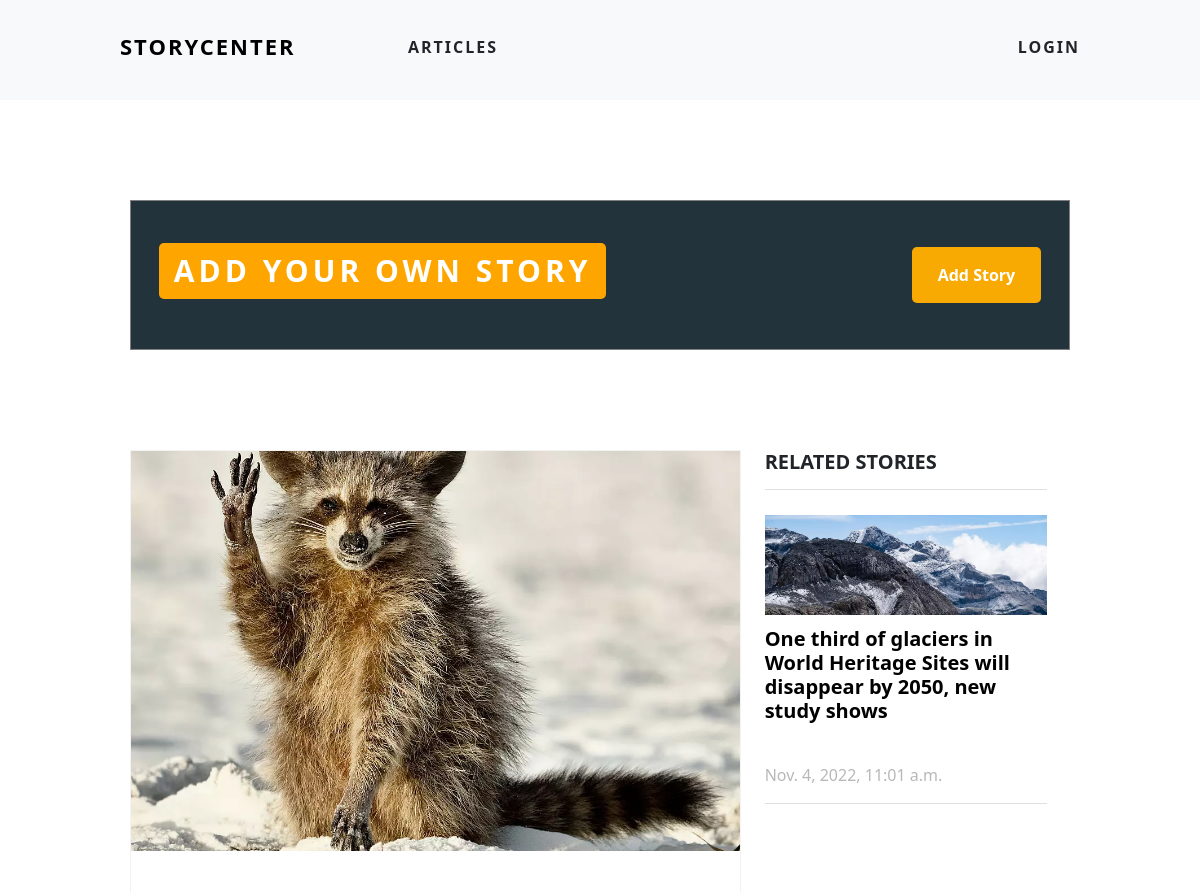
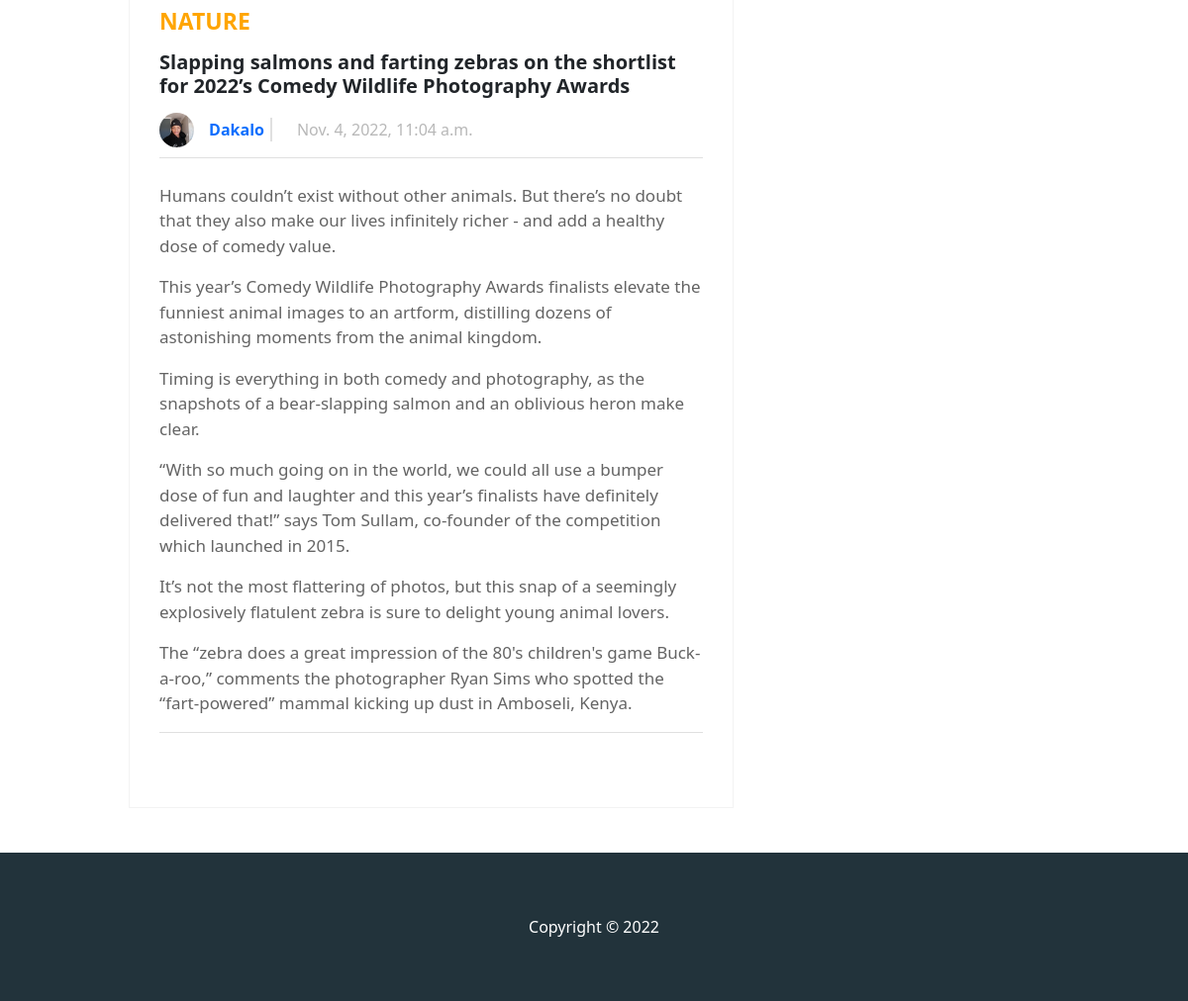
The page /article/38/ on the database its author committed (2 pictures, top to bottom).
### articles/models.py (models this page shows, shortened)
class Article(models.Model):
    CATEGOTY = (
        ('Sport', 'Sport'),
        ('Nature', 'Nature'),
        ('Travel', 'Travel'),
        ('Lifestyle', 'Lifestyle'),
        ('Other', 'Other'),
    )
    category = models.CharField(max_length=255, blank=False, null=False,choices=CATEGOTY)
    author =  models.ForeignKey(User,blank=False, null=False ,on_delete=models.CASCADE)
    date_time= models.DateTimeField(default=datetime.datetime.now)
    topic = models.CharField(max_length=100, blank=False, null=False)
    intro = models.CharField(max_length=255, blank=False, null=False)
    story = models.TextField(blank=False, null=False)
    story_image = models.ImageField(null=False, blank=False, upload_to='images/')

### authors/models.py (models this page shows, shortened)
class Profile(models.Model):
    gender = (
        ("Male", "Male"),
        ("Female", "Female")
    )
    user = models.OneToOneField(User, null=False, blank=False, on_delete=models.CASCADE)
    gender = models.CharField(max_length=50, blank=False, null=True, choices=gender)
    bio = models.TextField(null=True, blank=True)
    profile_image = models.ImageField(null=True, blank=True, upload_to='images/')
    facebook_url = models.URLField(null=True, blank=True)
    twitter_url = models.URLField(null=True, blank=True)
    youtube_url = models.URLField(null=True, blank=True)
    web_url = models.URLField(null=True, blank=True)

### articles/views.py (the view)
# urls.py: path('article/<article_id>/', views.article, name='article'),
def article(request, article_id):
    article = Article.objects.get(pk=article_id)
    category = article.category
    related_stories = []
    all_related_stories = Article.objects.filter(category=category).exclude(pk=article_id).order_by('-date_time')
    for story in all_related_stories:
        related_stories.append(story)
        if len(related_stories) >= 3:
            break
    text_body_as_list = article.story.split('\n')
    context = {
        'article': article,
        'related_stories': related_stories,
        'text_body_as_list': text_body_as_list,
    }
    return render(request, 'articles/article.html', context)

### articles/templates/articles/article.html (shortened to what this page needs)
{% extends 'articles/base.html' %}
{% load static %}
{% block head %}
<link rel="stylesheet" type="text/css" href="{% static 'css/article.css' %}">
{% endblock %}
{% block content %}
<div class="bottom-section">
    <div class="action-bar">
        <h3>Add Your Own Story</h3>
        <a class=" btn btn-read-more add-story" href="{% url 'add_article' %}">Add Story</a>
    </div>
    <div class="article-section">
        <div class="articles grid-container">
                <div class="article">
                    <div class="article-image">
                        <img class="article-image-image" src="{{article.story_image.url}}" alt="">
                    </div>
                    <div class="article-content">
                        <div class="article-header-details">
                            <h5 class="category">{{article.category}}</h5>
                            <h5 class="title">{{article.topic}}</h5>
                            <div class="admin-stuff">
                                <div class="admin-identity">
                                    {% if article.author.profile.profile_image %}
                                    <div class="admin-identity-image">
                                        <img class="article-profile-image" src="{{article.author.profile.profile_image.url}}" alt="">
                                    </div>
                                    {% else %}
                                    <div class="admin-identity-image">
                                        <img class="article-profile-image" src="{% static 'images/default_avatar.jpg' %}" alt="">
                                    </div>
                                    {% endif %}
                                    <p class="author-name"><a class="author-link" href="{% url 'profile' article.author.id %}">{{article.author.first_name}}</a></p>
                                </div>
                                <p class="time">{{article.date_time}}</p>
                            </div>
                        </div>
                        <div class="story">
                            {% for paragraph in text_body_as_list %}
                                <p>
                                    {{paragraph}}
                                </p>
                            {% endfor %}
                        </div>
                    </div>
                </div>
        </div>
        {% if related_stories %}
        <div class="information-tab">
            <div class="recent-posts">
                <h5>Related Stories</h5>
                {% for article in related_stories %}
                    <div class="recent-post">
                        <div class="post-image">
                            <img src="{{article.story_image.url}}" alt="">
                        </div>
                        <h5><a class="link-topic" href="{% url 'article' article.id %}">{{article.topic}}</a></h5>
                        <p>{{article.date_time}}</p>
                    </div>
                {% endfor %}
            </div>
        </div>
        {% endif %}
    </div>
</div>
{% endblock %}

### static/css/style.css (style rules this page uses)
body { margin: 0; padding: 0; position:relative; padding-bottom: 150px; background-color:white; height:100%; }
.action-bar h3 { text-transform: uppercase; font-weight: bold; letter-spacing: 4px; background-color: orange; padding: 10px 15px; border-radius: 5px;; }
.admin-identity { display: flex; align-items: center; }
.admin-identity-image { width: 35px; height: 35px; border-radius: 50%; margin-right: 15px; }
.author-name { padding: 0; margin: 0; padding-right: 10px; }
.time { padding: 0; margin: 0; margin-left: 10px; }
.article-profile-image { width: 100%; height: 100%; object-fit: cover; border-radius: 50%; }
.author-link { text-decoration: none; font-weight: bold; }

### static/css/home.css (style rules this page uses)
.category { font-size: 30px; font-weight: 500; color: white; }
.btn-read-more { color: white; background-color: rgb(248, 170, 2); text-shadow: none; font-weight: 600; }
.bottom-section { width: 100%; padding: 20px 10%; padding-top: 0; }
.article-section { display: flex; }
.articles { width: 65%; }
.article { border: 1px solid rgb(243, 243, 243); background-color: white; position: relative; margin-bottom: 25px; }
.article-image { width: 100%; height: 400px }
.article-image-image { width: 100%; height: 100%; object-fit: cover; }
.article-content { padding: 50px 5%; }
.article-header-details { padding-bottom: 10px; border-bottom: 1px solid rgb(224, 224, 224); text-align: left; }
.article-header-details .category { text-transform: uppercase; color: orange; font-weight: 700; margin-bottom: 15px; font-size: 23px; }
.article-header-details .title { font-weight: 700; margin-bottom: 15px; }
.admin-stuff { width: 100%; display: flex; justify-content: start; align-items: center; font-weight: 500; color: rgb(184, 184, 184); }
.author-name { padding-right: 6px; margin-right: 15px; border-right: 2px solid rgb(224, 224, 224); }
.story { margin: 25px 0; color: rgb(100, 100, 100); border-bottom: 1px solid rgb(224, 224, 224); }
.story p { line-height: 1.5; font-size: 17px; }
.information-tab { width: 30%; margin: 0 auto; }
.recent-posts { margin:40px 0; }
.recent-posts h5, .categories h5 { text-transform: uppercase; font-size: 20px; font-weight: 700; padding-bottom: 15px; border-bottom: 1px solid rgb(224, 224, 224); }
.recent-post { margin-top: 20px; border-bottom: 1px solid rgb(224, 224, 224); }
.recent-post h5 { text-transform: none; border: none; }
.recent-post p { color: rgb(184, 184, 184); font-weight: 500; }
.action-bar { margin: 100px 0; border: 1px solid grey; height: 150px; display: flex; justify-content: space-between; align-items: center; padding: 0 3%; background-color: #22333B; color: white; }
.action-bar h3 { font-size: 30px; font-weight: 700; }
.add-story { border-radius: 0%; align-items: center; padding: 15px 25px; border-radius: 5px; }

### static/css/article.css (style rules this page uses)
.post-image { width: 100%; height: 100px; margin-bottom: 12px; }
.post-image img { width: 100%; height: 100%; object-fit: cover; }
.link-topic { text-decoration: none; color: black; }
.recent-posts { margin-top: 0; padding-top: 0; }
.recent-posts h5 { margin-bottom: 25px; }
.article-section { display: flex; justify-content: center; }

### rows shown on the page
Article: story_image (picture), category "NATURE", topic "Slapping salmons and farting zebras on the shortlist for 2022’s Comedy Wildlife Photography Awards", author.profile.profile_image (picture), author.first_name "Dakalo", date_time "Nov. 4, 2022, 11:04 a.m."
Article: story_image (picture), topic "One third of glaciers in World Heritage Sites will disappear by 2050, new study shows", date_time "Nov. 4, 2022, 11:01 a.m."

### other values the page prints
{{ paragraph }} "Humans couldn’t exist without other animals. But there’s no doubt that they also make our lives infinitely richer - and add a healthy dose of comedy value." "This year’s Comedy Wildlife Photography Awards finalists elevate the funniest animal images to an artform, distilling dozens of astonishing moments from the animal kingdom." "Timing is everything in both comedy and photography, as the snapshots of a bear-slapping salmon and an oblivious heron make clear." "It’s not the most flattering of photos, but this snap of a seemingly explosively flatulent zebra is sure to delight young animal lovers." "The “zebra does a great impression of the 80's children's game Buck-a-roo,” comments the photographer Ryan Sims who spotted the “fart-powered” mammal kicking up dust in Amboseli, Kenya."
